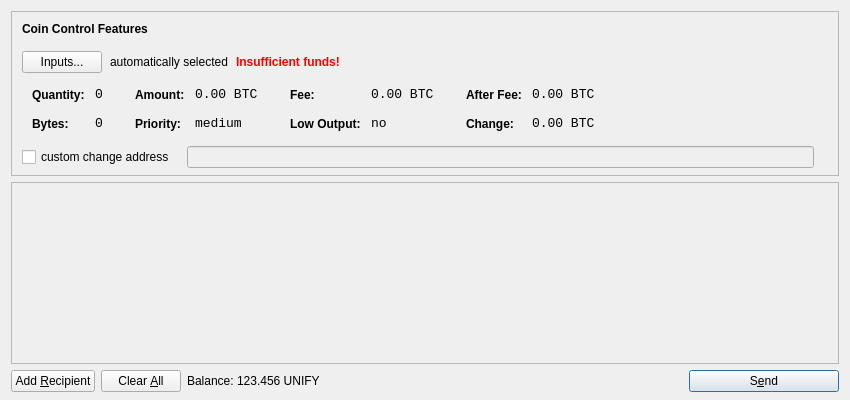
<?xml version="1.0" encoding="UTF-8"?>
<ui version="4.0">
 <class>SendCoinsDialog</class>
 <widget class="QDialog" name="SendCoinsDialog">
  <property name="geometry">
   <rect>
    <x>0</x>
    <y>0</y>
    <width>850</width>
    <height>400</height>
   </rect>
  </property>
  <property name="windowTitle">
   <string>Send Coins</string>
  </property>
  <layout class="QVBoxLayout" name="verticalLayout" stretch="0,1,0">
   <property name="bottomMargin">
    <number>8</number>
   </property>
   <item>
    <widget class="QFrame" name="frameCoinControl">
     <property name="sizePolicy">
      <sizepolicy hsizetype="Expanding" vsizetype="Expanding">
       <horstretch>0</horstretch>
       <verstretch>0</verstretch>
      </sizepolicy>
     </property>
     <property name="maximumSize">
      <size>
       <width>16777215</width>
       <height>16777215</height>
      </size>
     </property>
     <property name="frameShape">
      <enum>QFrame::StyledPanel</enum>
     </property>
     <property name="frameShadow">
      <enum>QFrame::Sunken</enum>
     </property>
     <layout class="QVBoxLayout" name="verticalLayoutCoinControl2">
      <property name="spacing">
       <number>-1</number>
      </property>
      <property name="leftMargin">
       <number>0</number>
      </property>
      <property name="topMargin">
       <number>0</number>
      </property>
      <property name="rightMargin">
       <number>0</number>
      </property>
      <property name="bottomMargin">
       <number>6</number>
      </property>
      <item>
       <layout class="QVBoxLayout" name="verticalLayoutCoinControl" stretch="0,0,0,0,1">
        <property name="spacing">
         <number>0</number>
        </property>
        <property name="leftMargin">
         <number>10</number>
        </property>
        <property name="topMargin">
         <number>10</number>
        </property>
        <item>
         <layout class="QHBoxLayout" name="horizontalLayoutCoinControl1">
          <property name="bottomMargin">
           <number>15</number>
          </property>
          <item>
           <widget class="QLabel" name="labelCoinControlFeatures">
            <property name="sizePolicy">
             <sizepolicy hsizetype="Preferred" vsizetype="Maximum">
              <horstretch>0</horstretch>
              <verstretch>0</verstretch>
             </sizepolicy>
            </property>
            <property name="font">
             <font>
              <weight>75</weight>
              <bold>true</bold>
             </font>
            </property>
            <property name="styleSheet">
             <string notr="true">font-weight:bold;</string>
            </property>
            <property name="text">
             <string>Coin Control Features</string>
            </property>
           </widget>
          </item>
         </layout>
        </item>
        <item>
         <layout class="QHBoxLayout" name="horizontalLayoutCoinControl2" stretch="0,0,0,0">
          <property name="spacing">
           <number>8</number>
          </property>
          <property name="bottomMargin">
           <number>10</number>
          </property>
          <item>
           <widget class="QPushButton" name="pushButtonCoinControl">
            <property name="styleSheet">
             <string notr="true"/>
            </property>
            <property name="text">
             <string>Inputs...</string>
            </property>
           </widget>
          </item>
          <item>
           <widget class="QLabel" name="labelCoinControlAutomaticallySelected">
            <property name="text">
             <string>automatically selected</string>
            </property>
            <property name="margin">
             <number>5</number>
            </property>
           </widget>
          </item>
          <item>
           <widget class="QLabel" name="labelCoinControlInsuffFunds">
            <property name="font">
             <font>
              <weight>75</weight>
              <bold>true</bold>
             </font>
            </property>
            <property name="styleSheet">
             <string notr="true">color:red;font-weight:bold;</string>
            </property>
            <property name="text">
             <string>Insufficient funds!</string>
            </property>
            <property name="margin">
             <number>5</number>
            </property>
           </widget>
          </item>
          <item>
           <spacer name="horizontalSpacerCoinControl">
            <property name="orientation">
             <enum>Qt::Horizontal</enum>
            </property>
            <property name="sizeHint" stdset="0">
             <size>
              <width>40</width>
              <height>1</height>
             </size>
            </property>
           </spacer>
          </item>
         </layout>
        </item>
        <item>
         <widget class="QWidget" name="widgetCoinControl" native="true">
          <property name="sizePolicy">
           <sizepolicy hsizetype="Preferred" vsizetype="Preferred">
            <horstretch>0</horstretch>
            <verstretch>0</verstretch>
           </sizepolicy>
          </property>
          <property name="minimumSize">
           <size>
            <width>0</width>
            <height>0</height>
           </size>
          </property>
          <property name="styleSheet">
           <string notr="true"/>
          </property>
          <layout class="QHBoxLayout" name="horizontalLayoutCoinControl5">
           <property name="margin">
            <number>0</number>
           </property>
           <item>
            <layout class="QHBoxLayout" name="horizontalLayoutCoinControl3" stretch="0,0,0,1">
             <property name="spacing">
              <number>20</number>
             </property>
             <property name="topMargin">
              <number>0</number>
             </property>
             <property name="bottomMargin">
              <number>10</number>
             </property>
             <item>
              <layout class="QFormLayout" name="formLayoutCoinControl1">
               <property name="horizontalSpacing">
                <number>10</number>
               </property>
               <property name="verticalSpacing">
                <number>14</number>
               </property>
               <property name="leftMargin">
                <number>10</number>
               </property>
               <property name="topMargin">
                <number>4</number>
               </property>
               <property name="rightMargin">
                <number>6</number>
               </property>
               <item row="0" column="0">
                <widget class="QLabel" name="labelCoinControlQuantityText">
                 <property name="styleSheet">
                  <string notr="true">font-weight:bold;</string>
                 </property>
                 <property name="text">
                  <string>Quantity:</string>
                 </property>
                 <property name="margin">
                  <number>0</number>
                 </property>
                </widget>
               </item>
               <item row="0" column="1">
                <widget class="QLabel" name="labelCoinControlQuantity">
                 <property name="font">
                  <font>
                   <family>Monospace</family>
                   <pointsize>10</pointsize>
                  </font>
                 </property>
                 <property name="cursor">
                  <cursorShape>IBeamCursor</cursorShape>
                 </property>
                 <property name="contextMenuPolicy">
                  <enum>Qt::ActionsContextMenu</enum>
                 </property>
                 <property name="text">
                  <string notr="true">0</string>
                 </property>
                 <property name="margin">
                  <number>0</number>
                 </property>
                 <property name="textInteractionFlags">
                  <set>Qt::LinksAccessibleByMouse|Qt::TextSelectableByKeyboard|Qt::TextSelectableByMouse</set>
                 </property>
                </widget>
               </item>
               <item row="1" column="0">
                <widget class="QLabel" name="labelCoinControlBytesText">
                 <property name="styleSheet">
                  <string notr="true">font-weight:bold;</string>
                 </property>
                 <property name="text">
                  <string>Bytes:</string>
                 </property>
                </widget>
               </item>
               <item row="1" column="1">
                <widget class="QLabel" name="labelCoinControlBytes">
                 <property name="font">
                  <font>
                   <family>Monospace</family>
                   <pointsize>10</pointsize>
                  </font>
                 </property>
                 <property name="cursor">
                  <cursorShape>IBeamCursor</cursorShape>
                 </property>
                 <property name="contextMenuPolicy">
                  <enum>Qt::ActionsContextMenu</enum>
                 </property>
                 <property name="text">
                  <string notr="true">0</string>
                 </property>
                 <property name="textInteractionFlags">
                  <set>Qt::LinksAccessibleByMouse|Qt::TextSelectableByKeyboard|Qt::TextSelectableByMouse</set>
                 </property>
                </widget>
               </item>
              </layout>
             </item>
             <item>
              <layout class="QFormLayout" name="formLayoutCoinControl2">
               <property name="horizontalSpacing">
                <number>10</number>
               </property>
               <property name="verticalSpacing">
                <number>14</number>
               </property>
               <property name="leftMargin">
                <number>6</number>
               </property>
               <property name="topMargin">
                <number>4</number>
               </property>
               <property name="rightMargin">
                <number>6</number>
               </property>
               <item row="0" column="0">
                <widget class="QLabel" name="labelCoinControlAmountText">
                 <property name="styleSheet">
                  <string notr="true">font-weight:bold;</string>
                 </property>
                 <property name="text">
                  <string>Amount:</string>
                 </property>
                 <property name="margin">
                  <number>0</number>
                 </property>
                </widget>
               </item>
               <item row="0" column="1">
                <widget class="QLabel" name="labelCoinControlAmount">
                 <property name="font">
                  <font>
                   <family>Monospace</family>
                   <pointsize>10</pointsize>
                  </font>
                 </property>
                 <property name="cursor">
                  <cursorShape>IBeamCursor</cursorShape>
                 </property>
                 <property name="contextMenuPolicy">
                  <enum>Qt::ActionsContextMenu</enum>
                 </property>
                 <property name="text">
                  <string notr="true">0.00 BTC</string>
                 </property>
                 <property name="textInteractionFlags">
                  <set>Qt::LinksAccessibleByMouse|Qt::TextSelectableByKeyboard|Qt::TextSelectableByMouse</set>
                 </property>
                </widget>
               </item>
               <item row="1" column="0">
                <widget class="QLabel" name="labelCoinControlPriorityText">
                 <property name="styleSheet">
                  <string notr="true">font-weight:bold;</string>
                 </property>
                 <property name="text">
                  <string>Priority:</string>
                 </property>
                </widget>
               </item>
               <item row="1" column="1">
                <widget class="QLabel" name="labelCoinControlPriority">
                 <property name="font">
                  <font>
                   <family>Monospace</family>
                   <pointsize>10</pointsize>
                  </font>
                 </property>
                 <property name="cursor">
                  <cursorShape>IBeamCursor</cursorShape>
                 </property>
                 <property name="contextMenuPolicy">
                  <enum>Qt::ActionsContextMenu</enum>
                 </property>
                 <property name="text">
                  <string>medium</string>
                 </property>
                 <property name="textInteractionFlags">
                  <set>Qt::LinksAccessibleByMouse|Qt::TextSelectableByKeyboard|Qt::TextSelectableByMouse</set>
                 </property>
                </widget>
               </item>
              </layout>
             </item>
             <item>
              <layout class="QFormLayout" name="formLayoutCoinControl3">
               <property name="horizontalSpacing">
                <number>10</number>
               </property>
               <property name="verticalSpacing">
                <number>14</number>
               </property>
               <property name="leftMargin">
                <number>6</number>
               </property>
               <property name="topMargin">
                <number>4</number>
               </property>
               <property name="rightMargin">
                <number>6</number>
               </property>
               <item row="0" column="0">
                <widget class="QLabel" name="labelCoinControlFeeText">
                 <property name="styleSheet">
                  <string notr="true">font-weight:bold;</string>
                 </property>
                 <property name="text">
                  <string>Fee:</string>
                 </property>
                 <property name="margin">
                  <number>0</number>
                 </property>
                </widget>
               </item>
               <item row="0" column="1">
                <widget class="QLabel" name="labelCoinControlFee">
                 <property name="font">
                  <font>
                   <family>Monospace</family>
                   <pointsize>10</pointsize>
                  </font>
                 </property>
                 <property name="cursor">
                  <cursorShape>IBeamCursor</cursorShape>
                 </property>
                 <property name="contextMenuPolicy">
                  <enum>Qt::ActionsContextMenu</enum>
                 </property>
                 <property name="text">
                  <string notr="true">0.00 BTC</string>
                 </property>
                 <property name="textInteractionFlags">
                  <set>Qt::LinksAccessibleByMouse|Qt::TextSelectableByKeyboard|Qt::TextSelectableByMouse</set>
                 </property>
                </widget>
               </item>
               <item row="1" column="0">
                <widget class="QLabel" name="labelCoinControlLowOutputText">
                 <property name="styleSheet">
                  <string notr="true">font-weight:bold;</string>
                 </property>
                 <property name="text">
                  <string>Low Output:</string>
                 </property>
                </widget>
               </item>
               <item row="1" column="1">
                <widget class="QLabel" name="labelCoinControlLowOutput">
                 <property name="font">
                  <font>
                   <family>Monospace</family>
                   <pointsize>10</pointsize>
                  </font>
                 </property>
                 <property name="cursor">
                  <cursorShape>IBeamCursor</cursorShape>
                 </property>
                 <property name="contextMenuPolicy">
                  <enum>Qt::ActionsContextMenu</enum>
                 </property>
                 <property name="text">
                  <string>no</string>
                 </property>
                 <property name="textInteractionFlags">
                  <set>Qt::LinksAccessibleByMouse|Qt::TextSelectableByKeyboard|Qt::TextSelectableByMouse</set>
                 </property>
                </widget>
               </item>
              </layout>
             </item>
             <item>
              <layout class="QFormLayout" name="formLayoutCoinControl4">
               <property name="horizontalSpacing">
                <number>10</number>
               </property>
               <property name="verticalSpacing">
                <number>14</number>
               </property>
               <property name="leftMargin">
                <number>6</number>
               </property>
               <property name="topMargin">
                <number>4</number>
               </property>
               <property name="rightMargin">
                <number>6</number>
               </property>
               <item row="0" column="0">
                <widget class="QLabel" name="labelCoinControlAfterFeeText">
                 <property name="styleSheet">
                  <string notr="true">font-weight:bold;</string>
                 </property>
                 <property name="text">
                  <string>After Fee:</string>
                 </property>
                 <property name="margin">
                  <number>0</number>
                 </property>
                </widget>
               </item>
               <item row="0" column="1">
                <widget class="QLabel" name="labelCoinControlAfterFee">
                 <property name="font">
                  <font>
                   <family>Monospace</family>
                   <pointsize>10</pointsize>
                  </font>
                 </property>
                 <property name="cursor">
                  <cursorShape>IBeamCursor</cursorShape>
                 </property>
                 <property name="contextMenuPolicy">
                  <enum>Qt::ActionsContextMenu</enum>
                 </property>
                 <property name="text">
                  <string notr="true">0.00 BTC</string>
                 </property>
                 <property name="textInteractionFlags">
                  <set>Qt::LinksAccessibleByMouse|Qt::TextSelectableByKeyboard|Qt::TextSelectableByMouse</set>
                 </property>
                </widget>
               </item>
               <item row="1" column="0">
                <widget class="QLabel" name="labelCoinControlChangeText">
                 <property name="styleSheet">
                  <string notr="true">font-weight:bold;</string>
                 </property>
                 <property name="text">
                  <string>Change:</string>
                 </property>
                </widget>
               </item>
               <item row="1" column="1">
                <widget class="QLabel" name="labelCoinControlChange">
                 <property name="font">
                  <font>
                   <family>Monospace</family>
                   <pointsize>10</pointsize>
                  </font>
                 </property>
                 <property name="cursor">
                  <cursorShape>IBeamCursor</cursorShape>
                 </property>
                 <property name="contextMenuPolicy">
                  <enum>Qt::ActionsContextMenu</enum>
                 </property>
                 <property name="text">
                  <string notr="true">0.00 BTC</string>
                 </property>
                 <property name="textInteractionFlags">
                  <set>Qt::LinksAccessibleByMouse|Qt::TextSelectableByKeyboard|Qt::TextSelectableByMouse</set>
                 </property>
                </widget>
               </item>
              </layout>
             </item>
            </layout>
           </item>
          </layout>
         </widget>
        </item>
        <item>
         <layout class="QHBoxLayout" name="horizontalLayoutCoinControl4" stretch="0,0,0">
          <property name="spacing">
           <number>12</number>
          </property>
          <property name="sizeConstraint">
           <enum>QLayout::SetDefaultConstraint</enum>
          </property>
          <property name="topMargin">
           <number>5</number>
          </property>
          <property name="rightMargin">
           <number>5</number>
          </property>
          <item>
           <widget class="QCheckBox" name="checkBoxCoinControlChange">
            <property name="text">
             <string>custom change address</string>
            </property>
           </widget>
          </item>
          <item>
           <widget class="QLineEdit" name="lineEditCoinControlChange">
            <property name="enabled">
             <bool>false</bool>
            </property>
            <property name="sizePolicy">
             <sizepolicy hsizetype="Expanding" vsizetype="Fixed">
              <horstretch>0</horstretch>
              <verstretch>0</verstretch>
             </sizepolicy>
            </property>
           </widget>
          </item>
          <item>
           <widget class="QLabel" name="labelCoinControlChangeLabel">
            <property name="sizePolicy">
             <sizepolicy hsizetype="Preferred" vsizetype="Expanding">
              <horstretch>0</horstretch>
              <verstretch>0</verstretch>
             </sizepolicy>
            </property>
            <property name="minimumSize">
             <size>
              <width>0</width>
              <height>0</height>
             </size>
            </property>
            <property name="text">
             <string/>
            </property>
            <property name="margin">
             <number>3</number>
            </property>
           </widget>
          </item>
         </layout>
        </item>
        <item>
         <spacer name="verticalSpacerCoinControl">
          <property name="orientation">
           <enum>Qt::Vertical</enum>
          </property>
          <property name="sizeHint" stdset="0">
           <size>
            <width>800</width>
            <height>1</height>
           </size>
          </property>
         </spacer>
        </item>
       </layout>
      </item>
     </layout>
    </widget>
   </item>
   <item>
    <widget class="QScrollArea" name="scrollArea">
     <property name="widgetResizable">
      <bool>true</bool>
     </property>
     <widget class="QWidget" name="scrollAreaWidgetContents">
      <property name="geometry">
       <rect>
        <x>0</x>
        <y>0</y>
        <width>830</width>
        <height>165</height>
       </rect>
      </property>
      <layout class="QVBoxLayout" name="verticalLayout_2">
       <property name="margin">
        <number>0</number>
       </property>
       <item>
        <layout class="QVBoxLayout" name="entries">
         <property name="spacing">
          <number>6</number>
         </property>
        </layout>
       </item>
       <item>
        <spacer name="verticalSpacer">
         <property name="orientation">
          <enum>Qt::Vertical</enum>
         </property>
         <property name="sizeHint" stdset="0">
          <size>
           <width>20</width>
           <height>40</height>
          </size>
         </property>
        </spacer>
       </item>
      </layout>
     </widget>
    </widget>
   </item>
   <item>
    <layout class="QHBoxLayout" name="horizontalLayout">
     <item>
      <widget class="QPushButton" name="addButton">
       <property name="toolTip">
        <string>Send to multiple recipients at once</string>
       </property>
       <property name="text">
        <string>Add &amp;Recipient</string>
       </property>
       <property name="icon">
        <iconset resource="../bitcoin.qrc">
         <normaloff>:/icons/add</normaloff>:/icons/add</iconset>
       </property>
       <property name="autoDefault">
        <bool>false</bool>
       </property>
      </widget>
     </item>
     <item>
      <widget class="QPushButton" name="clearButton">
       <property name="sizePolicy">
        <sizepolicy hsizetype="Minimum" vsizetype="Fixed">
         <horstretch>0</horstretch>
         <verstretch>0</verstretch>
        </sizepolicy>
       </property>
       <property name="toolTip">
        <string>Remove all transaction fields</string>
       </property>
       <property name="text">
        <string>Clear &amp;All</string>
       </property>
       <property name="icon">
        <iconset resource="../bitcoin.qrc">
         <normaloff>:/icons/remove</normaloff>:/icons/remove</iconset>
       </property>
       <property name="autoRepeatDelay">
        <number>300</number>
       </property>
       <property name="autoDefault">
        <bool>false</bool>
       </property>
      </widget>
     </item>
     <item>
      <layout class="QHBoxLayout" name="horizontalLayout_2">
       <property name="spacing">
        <number>3</number>
       </property>
       <item>
        <widget class="QLabel" name="label">
         <property name="text">
          <string>Balance:</string>
         </property>
        </widget>
       </item>
       <item>
        <widget class="QLabel" name="labelBalance">
         <property name="cursor">
          <cursorShape>IBeamCursor</cursorShape>
         </property>
         <property name="text">
          <string>123.456 UNIFY</string>
         </property>
         <property name="textInteractionFlags">
          <set>Qt::LinksAccessibleByMouse|Qt::TextSelectableByKeyboard|Qt::TextSelectableByMouse</set>
         </property>
        </widget>
       </item>
      </layout>
     </item>
     <item>
      <spacer name="horizontalSpacer">
       <property name="orientation">
        <enum>Qt::Horizontal</enum>
       </property>
       <property name="sizeHint" stdset="0">
        <size>
         <width>40</width>
         <height>20</height>
        </size>
       </property>
      </spacer>
     </item>
     <item>
      <widget class="QPushButton" name="sendButton">
       <property name="minimumSize">
        <size>
         <width>150</width>
         <height>0</height>
        </size>
       </property>
       <property name="toolTip">
        <string>Confirm the send action</string>
       </property>
       <property name="text">
        <string>S&amp;end</string>
       </property>
       <property name="icon">
        <iconset resource="../bitcoin.qrc">
         <normaloff>:/icons/send</normaloff>:/icons/send</iconset>
       </property>
       <property name="default">
        <bool>true</bool>
       </property>
      </widget>
     </item>
    </layout>
   </item>
  </layout>
 </widget>
 <resources>
  <include location="../bitcoin.qrc"/>
 </resources>
 <connections/>
</ui>
